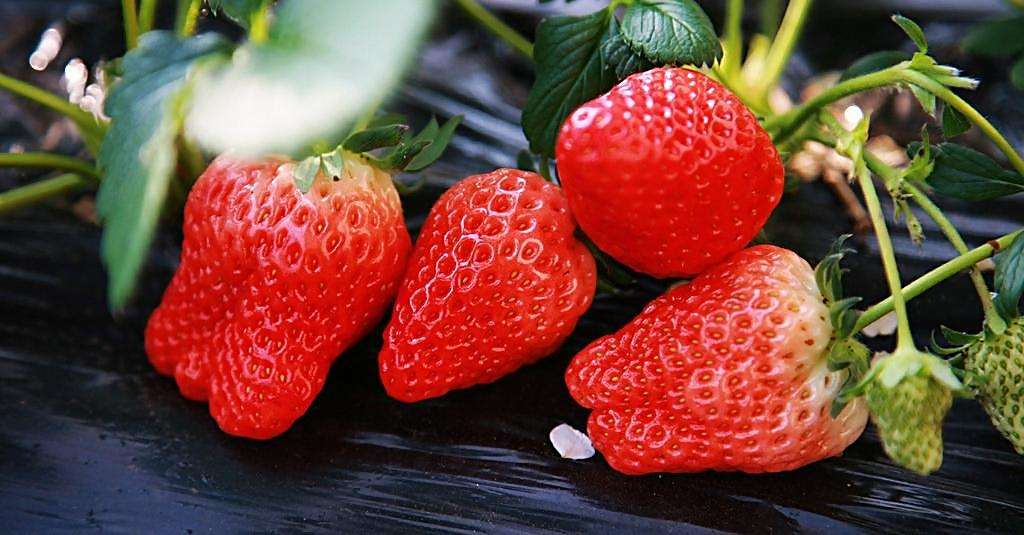
//> input picture Test_Opencv/Test_Opencv/TestOpencv/timg.jpeg, 1024 x 535 px
$ ./main   (built with g++ and OpenCV 4)
//> lines starting //> are read from the running program, lines starting //| are printed output that depends on the picture; after the words box and inside, x2 and y2 are one past the last pixel; in counts of white or black regions, pixels touching at a corner belong together
//#include <highgui.hpp>
#include <opencv2/core/core.hpp>
#include <opencv2/highgui/highgui.hpp>
#include <opencv2/opencv.hpp>
#include <opencv2/imgproc/imgproc.hpp>
#include <iostream>

using namespace std;
using namespace cv;

int g_nMedianBlurValue = 2;
Mat element = getStructuringElement(MORPH_RECT, Size(3, 3));
vector<Point> point_seq;

int main()
{
    Mat selectChannel(Mat src, int channel);
    bool objectDetection(Mat src, int threshold_value, int areasize, int channel);
    Mat Threshold(Mat src, int iLowH, int iHighH, int iLowS, int iHighS, int iLowV, int iHighV);

    //HSV阈值
    int iLowH = 0;
    int iHighH = 10;
    int iLowS = 43;
    int iHighS = 255;
    int iLowV = 46;
    int iHighV = 255;

    string path = "timg.jpeg";

    Mat imgSrc = imread(path);
//> imgSrc is the input picture: 535 rows x 1024 cols, CV_8UC3; mean B, G, R 56.7, 67.6, 112
    Mat imgThresholded = Threshold(imgSrc, iLowH, iHighH, iLowS, iHighS, iLowV, iHighV);
    objectDetection(imgThresholded, 100, 100, 1);

    imshow("Oringinal Picture", imgSrc);
    imshow("Thresholded Picture", imgThresholded);

    waitKey(0);
}

//HSV阈值分割
Mat Threshold(Mat src, int iLowH, int iHighH, int iLowS, int iHighS, int iLowV, int iHighV)
{
//> called with iLowH = 0, iHighH = 10, iLowS = 43, iHighS = 255, iLowV = 46, iHighV = 255
    Mat imgHsv;
    Mat imgThresholded;

    vector<Mat> hsvSplit;

    cvtColor(src, imgHsv, COLOR_BGR2HSV);
//> imgHsv: 535 rows x 1024 cols, CV_8UC3; mean H, S, V 58.9, 136.6, 121.9

    //通道分离处理
    split(imgHsv, hsvSplit);
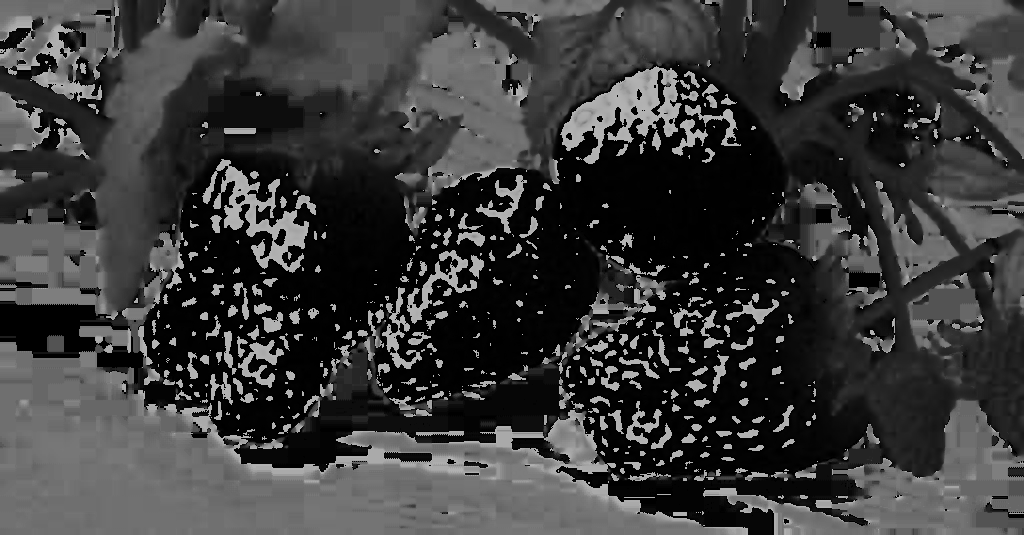
//> hsvSplit[0]: 535 rows x 1024 cols, CV_8UC1; min 0, max 179, mean 58.9
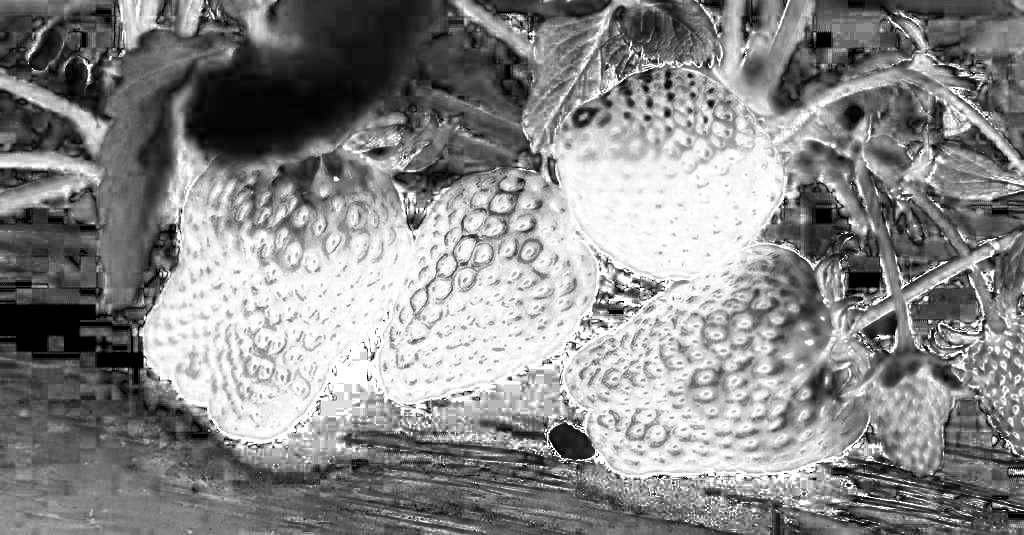
//> hsvSplit[1]: 535 rows x 1024 cols, CV_8UC1; min 0, max 255, mean 136.6
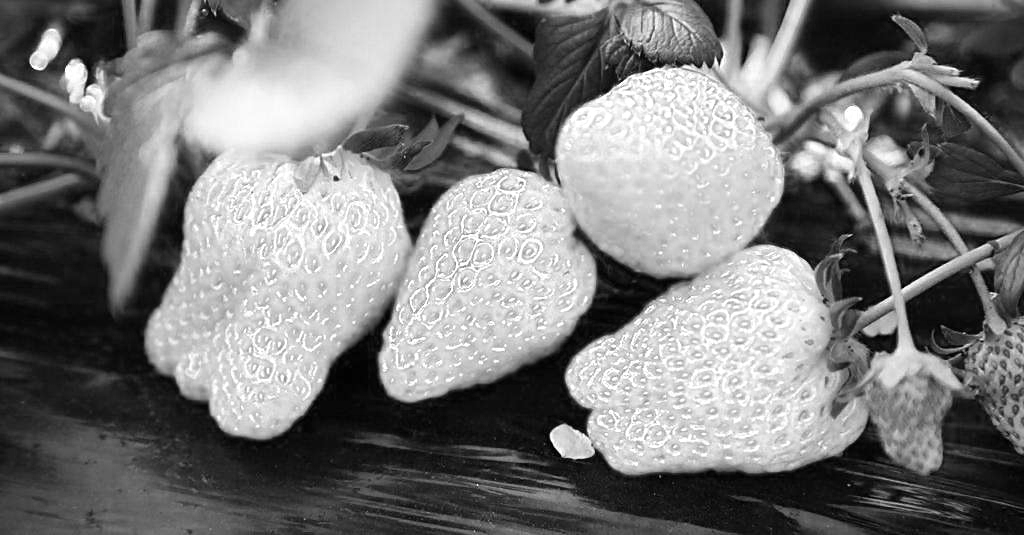
//> hsvSplit[2]: 535 rows x 1024 cols, CV_8UC1; min 0, max 255, mean 121.9
    equalizeHist(hsvSplit[2], hsvSplit[2]);
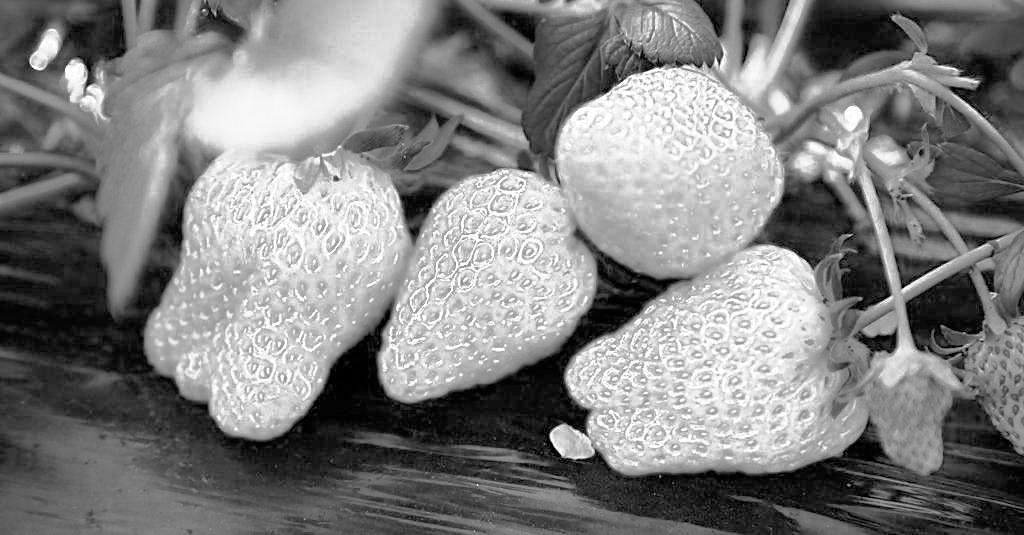
//> hsvSplit[2]: 535 rows x 1024 cols, CV_8UC1; min 0, max 255, mean 128.2
    merge(hsvSplit, imgHsv);
//> imgHsv: 535 rows x 1024 cols, CV_8UC3; mean H, S, V 58.9, 136.6, 128.2

    //HSV分离
    inRange(imgHsv, Scalar(iLowH, iLowS, iLowV), Scalar(iHighH, iHighS, iHighV), imgThresholded);
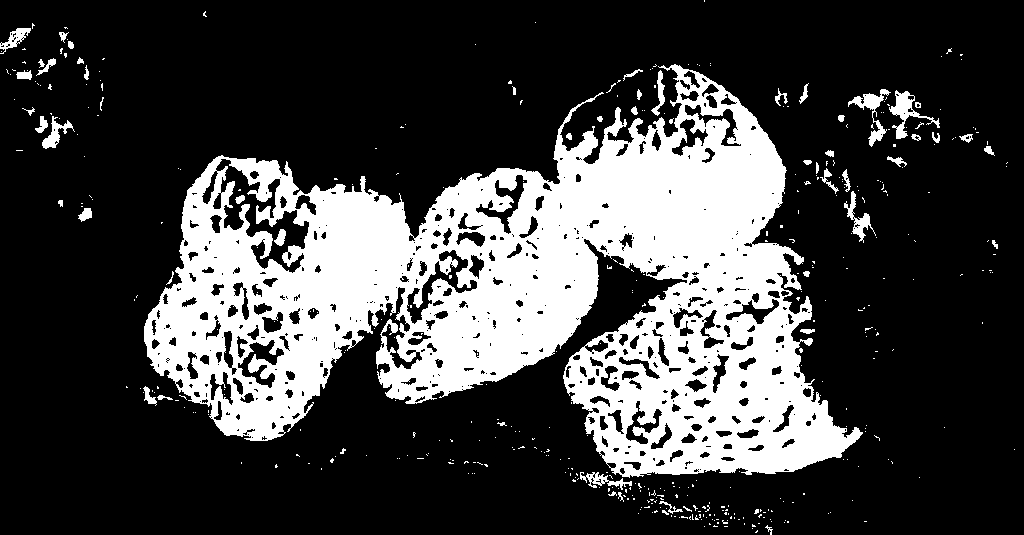
//> imgThresholded: 535 rows x 1024 cols, CV_8UC1; 26% white; 448 white regions (395 under 20 px), largest, box (x1, y1, x2, y2) and area: (144, 64, 863, 478) 135873, (889, 90, 940, 139) 683, (848, 89, 891, 147) 613

    //开操作去除噪点
    Mat element = getStructuringElement(MORPH_RECT, Size(5, 5));
    morphologyEx(imgThresholded, imgThresholded, MORPH_OPEN, element);

    //闭操作连接连通域
    morphologyEx(imgThresholded, imgThresholded, MORPH_CLOSE, element);
//> imgThresholded: 535 rows x 1024 cols, CV_8UC1; 25.6% white; 30 white regions, largest, box (x1, y1, x2, y2) and area: (144, 65, 860, 477) 137748, (891, 93, 912, 119) 343, (854, 94, 881, 109) 282

    //图像膨胀
    for (int i = 0; i < 3; i++)
    {
        dilate(imgThresholded, imgThresholded, element);
    }
//> this loop made 3 passes
//> pass 1, in Threshold, `dilate(imgThresholded, imgThresholded, element);`:
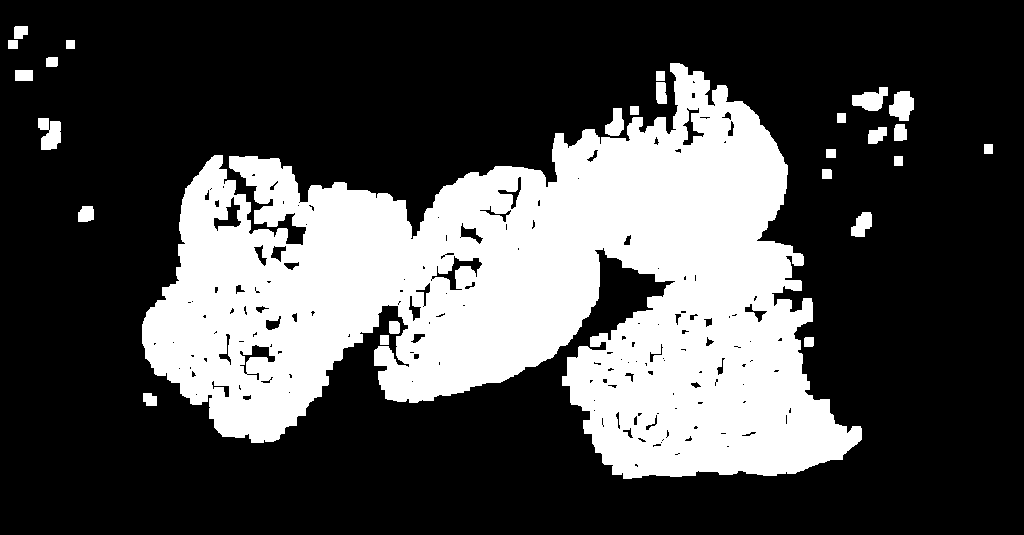
//> imgThresholded: 535 rows x 1024 cols, CV_8UC1; 29.7% white; 26 white regions, largest, box (x1, y1, x2, y2) and area: (142, 63, 862, 479) 157976, (38, 118, 61, 150) 549, (889, 91, 914, 121) 547
//> pass 3, in Threshold, `dilate(imgThresholded, imgThresholded, element);`:
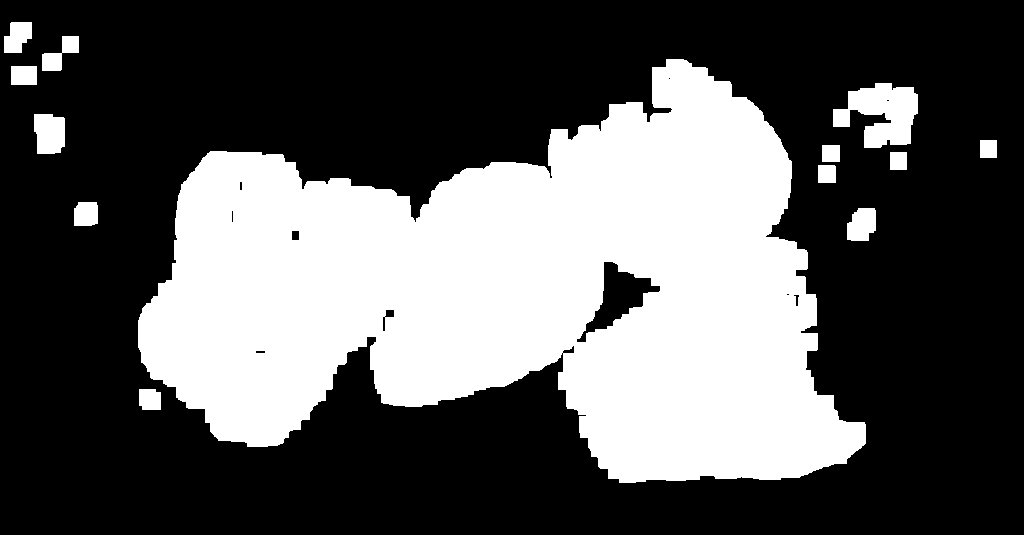
//> imgThresholded: 535 rows x 1024 cols, CV_8UC1; 34.8% white; 13 white regions, largest, box (x1, y1, x2, y2) and area: (138, 59, 866, 483) 181405, (833, 83, 918, 148) 3415, (34, 114, 65, 154) 1106

    return imgThresholded;
}

//通道选择
Mat selectChannel(Mat src, int channel)
{
    Mat image, gray, hsv;
    image = src.clone();

    //下面两个cvtColor函数内存出错
    cvtColor(image, gray, CV_BGR2GRAY);
    cvtColor(image, hsv, CV_BGR2HSV);
    vector<Mat> imageRGBORHSV;
    Mat imageSC;
    //cvSplit(image,imageSC,0,0,0);
    split(image, imageRGBORHSV);
    imageSC = imageRGBORHSV[0];

    return imageSC;
}

//根据阈值分割图像找出物体
bool objectDetection(Mat src, int threshold_value, int areasize, int channel)
{
    int i;
    Mat displayImage = src.clone();

    Mat imageSC = selectChannel(src, channel);
//> (the run ends here: the program stops with an error, at `cvtColor(image, gray, CV_BGR2GRAY);`)
